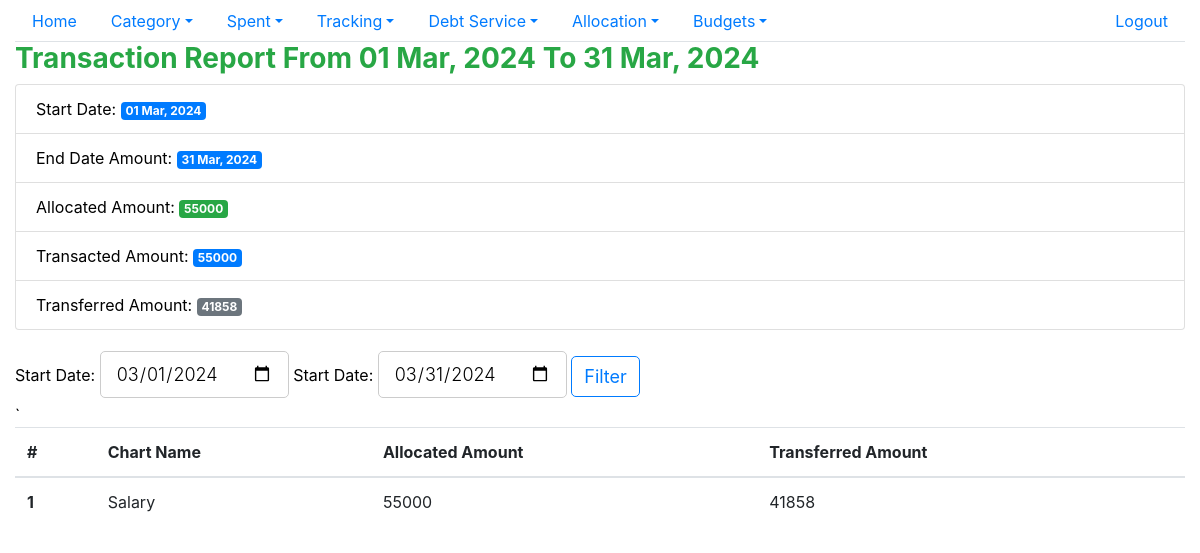
The app's page /allocate/chart_report/ (signed in) with its own data.
### distributer/models.py (models this page shows, shortened)
class Chart(models.Model):
    choices =(("active","active"),("disabled","disabled"))
    chart_date = models.DateField()
    chart_name = models.CharField(max_length=128)
    status =models.CharField(max_length=64,default="active",choices=choices)
    perc = models.IntegerField()
    priority = models.IntegerField()
    voided = models.IntegerField(default=0)
    user_id = models.ForeignKey(settings.AUTH_USER_MODEL, on_delete=models.CASCADE)
    date_created = models.DateTimeField(auto_now_add=True)
    date_updated = models.DateTimeField(auto_now=True)
    class Meta:
        ordering = ['priority','status']

### distributer/views.py (the view, shortened to what this page needs)
# urls.py: path('chart_report/',views.ChartReportView.as_view(),name='chart_report'),
class ChartReportView(View,LoginRequiredMixin):
    def get(self,request):
        today = datetime.datetime.now()
        start_date_f = datetime.date(today.year,today.month,1)
        end_date_f = datetime.date(today.year,today.month,calendar.monthrange(today.year,today.month)[1])
        start_date = start_date_f.strftime('%Y-%m-%d')
        end_date = end_date_f.strftime('%Y-%m-%d')
        user = User.objects.get(username=self.request.user)
        with connection.cursor() as cursor:
            cursor.execute(f"""
            select sum(a.allocate_amount) as allocated_amount,sum(b.allocated_amount) as transacted_amount,
            sum(b.transferred_amount) as transferred_amount
             from
            distributer_allocate a
            left outer join(
            select t.allocate_id_id,
            sum(t.allocated_amount) as allocated_amount,
            sum(trans.transferred_amount) as transferred_amount
            from distributer_transact t
            left outer join(
            select distinct tr.transact_id_id,sum(tr.transfer_amount) as transferred_amount
            from distributer_transfer tr
            where tr.voided=0 and tr.user_id_id ={user.id}
            group by tr.transact_id_id
            )trans on t.id = trans.transact_id_id
            where t.voided=0 and t.user_id_id = {user.id}
            group by t.allocate_id_id
            )b on a.id = b.allocate_id_id
            where a.voided=0 and a.user_id_id={user.id}
            and a.allocate_date between "{start_date}" and "{end_date}"
            """)
            columns = [col[0] for col in cursor.description]
            consolidated_data = [dict(zip(columns, row)) for row in cursor.fetchall()][0]
        with connection.cursor() as cursor:
            cursor.execute(f"""
            select chart.chart_name,dist.allocated_amount,dist.transferred_amount
             from
            distributer_chart chart
            inner join (
            select b.chart_id_id,sum(b.allocated_amount) as allocated_amount,
            sum(b.transferred_amount) as transferred_amount
            from(
            select t.transact_date,t.chart_id_id,t.allocated_amount,tr.transferred_amount
            from distributer_transact t
            inner join distributer_chart c on t.chart_id_id = c.id
            left outer join(
            select a.transact_id_id,sum(a.transfer_amount) as transferred_amount
            from distributer_transfer a
            where a.voided=0 and a.user_id_id ={user.id}
            group by a.transact_id_id) tr on t.id = tr.transact_id_id
            where t.voided=0 and t.user_id_id= {user.id}
            and t.transact_date between "{start_date}" and "{end_date}"
            ) b
            group by b.chart_id_id) dist on chart.id = dist.chart_id_id
            """)
            columns = [col[0] for col in cursor.description]
            transaction_data = [dict(zip(columns, row)) for row in cursor.fetchall()]
        context={
            'data': transaction_data,
            'start_date_f':start_date_f,
            'end_date_f':end_date_f,
            'start_date':start_date,
            'end_date':end_date,
            'trans_data':consolidated_data,
        }
        return render(request,'distributer/chart_report.html',context)

### distributer/templates/distributer/chart_report.html (shortened to what this page needs)
{% extends "base.html" %}
{% block content %}
    <h3 class="text-success font-weight-bold">Transaction Report From {{start_date_f|date:"d M, Y"}} To {{end_date_f|date:"d M, Y"}} </h3>
   <div class="mb-3">
		<ul class="list-group">
            <li class="list-group-item">Start Date: <span class="badge badge-primary">{{start_date_f|date:"d M, Y"}}</span></li>
            <li class="list-group-item">End Date Amount: <span class="badge badge-primary">{{end_date_f|date:"d M, Y"}}</span></li>
            <li class="list-group-item">Allocated Amount: <span class="badge badge-success">{{trans_data.allocated_amount}}</span></li>
            <li class="list-group-item">Transacted Amount: <span class="badge badge-primary">{{trans_data.transacted_amount}}</span></li>
            <li class="list-group-item">Transferred Amount: <span class="badge badge-secondary">{{trans_data.transferred_amount}}</span></li>
          </ul>
    </div>
    <form action="" method="post">
        <label>Start Date: </label> <input type="date" name="start_date" id="start_date"/>
        <label>Start Date: </label> <input type="date" name="end_date" id="end_date"/>
        <button type="submit" class="btn btn-outline-primary">Filter</button>
    </form>
    <div>
        <table class="table">
            <thead>
              <tr>
                    <th scope="col">#</th>
                    <th scope="col">Chart Name</th>
                    <th scope="col">Allocated Amount</th>
                    <th scope="col">Transferred Amount</th>`
              </tr>
            </thead>
            <tbody>
            {% for d in data %}
              <tr>
                    <th scope="row">{{forloop.counter}}</th>
                    <td>{{d.chart_name}}</td>
                    <td>{{d.allocated_amount}}</td>
                    <td>{{d.transferred_amount}}</td>
              </tr>
            {% endfor %}
            </tbody>
          </table>
    </div>
{% endblock content %}

### static/spent/main.css (style rules this page uses)
body { color: #000; overflow-x: hidden; height: 100%; background-repeat: no-repeat; background-size: 100% 100% }
input, textarea, button { padding: 8px 15px; border-radius: 5px !important; margin: 5px 0px; box-sizing: border-box; border: 1px solid #ccc; font-size: 18px !important; font-weight: 300 }

### records on screen
Chart: chart_name "Salary", allocated_amount "55000", transferred_amount "41858"

### other values on screen
{{ end_date_f|date:"d M, Y" }} "31 Mar, 2024"
{{ trans_data.allocated_amount }} "55000"
{{ trans_data.transacted_amount }} "55000"
{{ trans_data.transferred_amount }} "41858"
